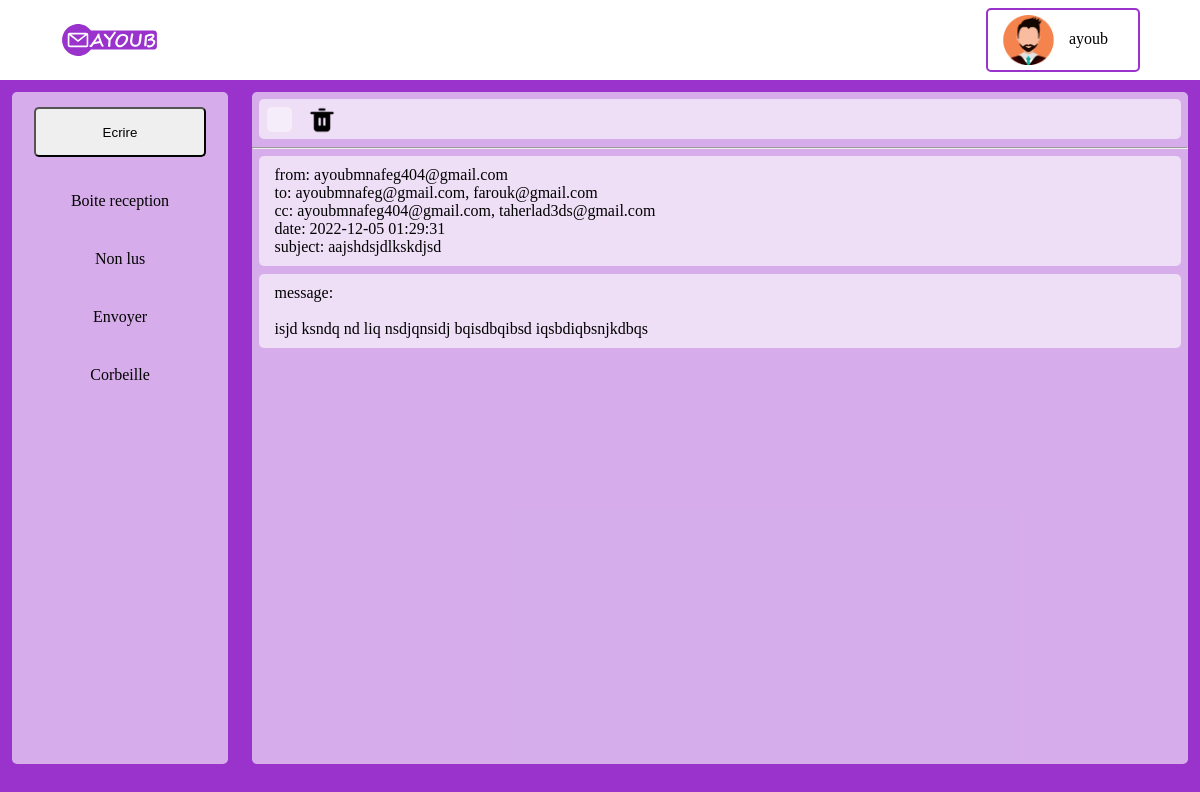
The page /reception/index.php?page=mail&mail=47 (signed in) on the database its author committed.
### tables this page shows
CREATE TABLE `mails` (
  `emailid` int(5) NOT NULL,
  `sender` varchar(50) NOT NULL,
  `object` varchar(100) NOT NULL,
  `message` varchar(1000) NOT NULL,
  `timedate` datetime NOT NULL,
  `status` varchar(10) DEFAULT 'unseen',
  `deleted` tinyint(1) NOT NULL DEFAULT 0
);

### reception/index.php (the view, shortened to what this page needs)
<?php
    $conn = OpenCon();
?>
<!DOCTYPE html>
<html lang="en">
<head>
    <link rel="stylesheet" href="../style/reception.css">
</head>
<body>
    <header>
        <img src="../images/logo.svg" height="70" class="logo" alt="logo">
        <div class="profilenav">
            <img src="../images/avatar-01.jpg" height="50" class="avatar" alt="profile picture">
            <p class="Pseudo"><?php echo $_SESSION['name']; ?></p>
        </div>
    </header>
    <div class="side-bar">
        <nav>
            <a href="../mail/"><button>Ecrire</button></a>
            <ul>
                <li><a href="index.php">Boite reception</a></li>
                <li><a href="index.php?page=unseen">Non lus</a></li>
                <li><a href="index.php?page=envoyer">Envoyer</a></li>
                <li><a href="index.php?page=corbeille">Corbeille</a></li>
            </ul>
        </nav>
    </div>
    <div class="disp">
        <div class="topbar">
            <label class="main">
                <span class="radiobtn"></span>
            </label>
            <a class="delbtn" href="#"><img src="../images/trash-bin.png" alt="bin" id="delbtn" title="click to delete selected items"></a>
        </div>
        <hr>
        <?php
        if (empty($_GET)) {
            $Pseudo = $_SESSION['Pseudo'];
            $result = $conn->query("SELECT * FROM mails WHERE emailid in (select emailid FROM receiver  Where email='$Pseudo' UNION select emailid FROM cc Where email='$Pseudo' UNION select emailid FROM cci Where email='$Pseudo') AND deleted='0' ORDER BY timedate DESC");
            if($result->num_rows == 0) {
                echo "<span style='margin: 10px;'>no E-mail resived</span>";
            } else {
                $emails = $result->fetch_all(MYSQLI_ASSOC);
                foreach ($emails as $key => $value) {
                    $mail = new mail($value['emailid'], $value['sender'], $value['object'], $value['message'], $value['timedate'],$value['status']);
                    echo $mail;
                }
            }
        } else if ($_GET['page'] == 'mail') {
            $mail = $conn->query("SELECT * FROM `mails` WHERE `mails`.`emailid` = ".$_GET['mail'].";")->fetch_all(MYSQLI_ASSOC)[0];
            $temparr = array();
            $receiver = $conn->query("SELECT email FROM `receiver` WHERE `receiver`.`emailid` = " . $_GET['mail'] . ";")->fetch_all(MYSQLI_ASSOC);
            foreach($receiver as $key => $value){
                array_push($temparr, $value['email']);
            }$receiver = implode(", ", $temparr);
            $temparr = array();
            $cc = $conn->query("SELECT email FROM `cc` WHERE `cc`.`emailid` = " . $_GET['mail'] . ";")->fetch_all(MYSQLI_ASSOC);
            foreach($cc as $key => $value){
                array_push($temparr, $value['email']);
            }$cc = implode(", ", $temparr);
            echo '<div class="mailCard">'.
            'from:      '.$mail['sender'].'<br>'.
            'to:        '.$receiver.'<br>'.
            'cc:        '.$cc.'<br>'.
            'date:      '.$mail['timedate'].'<br>'.
            'subject:   '.$mail['object'].'<br>'
            .'</div>';
            echo '<div class="mailContent">message:<br><br>'.$mail['message'].'</div>';
        }
        ?>
    </div>
</body>
</html>

### style/reception.css (style rules this page uses)
* { box-sizing: border-box; margin: 0; padding: 0; }
body { background-color: #9933cc; }
header { display: flex; justify-content: space-between; align-items: center; padding: 5px 5%; background-color: #fff; height: 80px; }
.profilenav { border: 2px solid #9933cc; border-radius: 5px; cursor: pointer; padding: 5px 15px; display:inline-block; position: relative; }
.logo { cursor: pointer; }
.Pseudo { float: right; margin: 15px; }
.avatar { float: left; }
.side-bar { float: left; width: 18%; background-color: #ffffff99; margin: 1%; height: 84vh; border-radius: 5px; }
.disp { float: right; width: 78%; margin: 1%; height: 84vh; background-color: #ffffff99; border-radius: 5px; }
nav button { height: 50px; width: 80%; border-radius: 5px; margin: 15px 10%; }
nav ul { list-style: none; text-align: center; }
nav ul li { display: block; padding: 20px 0; }
nav ul li a { transition: all 0.3s ease 0s; }
a { text-decoration: none; color: #000; }
.topbar { background-color: #ffffff99; height: 40px; border-radius: 5px; width: 98.4%; margin: 0.8%; display: inline-grid; }
.main { display: block; position: relative; padding-left: 45px; margin-bottom: 15px; cursor: pointer; font-size: 20px; }
.radiobtn { position: absolute; top: 0; left: 0; height: 25px; width: 25px; background-color: #ffffff77; border-radius: 5px; margin: 8px; border: 1px black; }
.radiobtn:after { content: ""; position: absolute; display: none; }
.main .radiobtn:after { left: 8px; bottom: 5px; width: 6px; height: 12px; border: solid white; border-width: 0 4px 4px 0; -webkit-transform: rotate(45deg); -ms-transform: rotate(45deg); transform: rotate(45deg); }
#delbtn { height: 80%; margin: 4px; }
.delbtn { position: relative; top: -35px; left: 45px; height: 35px; width: 35px; }
.mailCard { background-color: #ffffff99; border-radius: 5px; width: 98.4%; margin: 0.8%; padding: 10px 15px; }
.mailContent { background-color: #ffffff99; border-radius: 5px; padding: 10px 15px; width: 98.4%; height: auto; margin: 0.8%; }

### rows shown on the page
mails: sender "ayoubmnafeg404@gmail.com", timedate "2022-12-05 01:29:31", object "aajshdsjdlkskdjsd", message "isjd ksndq nd liq nsdjqnsidj bqisdbqibsd iqsbdiqbsnjkdbqs"

### other values the page prints
$_SESSION['name'] "ayoub"
$receiver "ayoubmnafeg@gmail.com, farouk@gmail.com"
$cc "ayoubmnafeg404@gmail.com, taherlad3ds@gmail.com"
